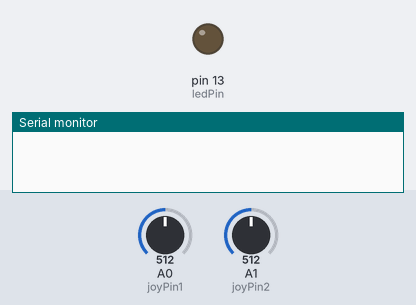
A sketch run on a simulated Arduino Uno, built with avr-gcc and run on an emulated ATmega328P. Parts: output pins drawn as LEDs (lit = HIGH), the last lines printed to the serial monitor. Inputs (shaded band) come from the test bench; at power-on: A0 (joyPin1) = 512, A1 (joyPin2) = 512.

Above: at 1.2 s.
1.3 s: A0 (joyPin1) set to 556
2.9 s: A0 (joyPin1) set to 577
At 3.6 s:
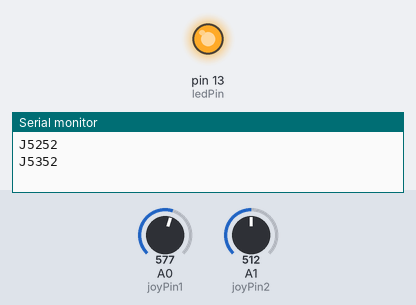
4.5 s: A0 (joyPin1) set to 511
At 4.9 s:
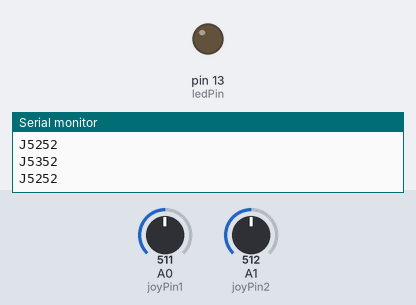
6.1 s: A0 (joyPin1) set to 468
7.6 s: A0 (joyPin1) set to 448
At 8.7 s:
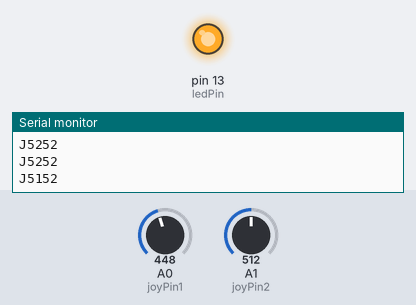
Timing chart, 0 to 10.1 s (numbered marks = the images above; inputs shaded):
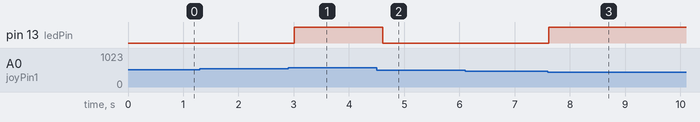

Measured:
- the behaviour switches between 568 and 569 on A0 (joyPin1) (found by bisection; images 0 and 1)
- the behaviour switches between 456 and 455 on A0 (joyPin1) (found by bisection; images 2 and 3)
- after the input at 2.9 s, pin 13 (ledPin): LOW → HIGH after 0.11 s
- after the input at 4.5 s, pin 13 (ledPin): HIGH → LOW after 0.11 s
- after the input at 7.6 s, pin 13 (ledPin): LOW → HIGH at once

The sketch:

led_joystick.ino
```cpp
 int ledPin = 13;
 int joyPin1 = 0;                 // slider variable connecetd to analog pin 0
 int joyPin2 = 1;                 // slider variable connecetd to analog pin 1
 int value1 = 0;                  // variable to read the value from the analog pin 0
 int value2 = 0;                  // variable to read the value from the analog pin 1
 int value1_2 = 0;
 int value2_2 = 0;

 void setup() {
  pinMode(ledPin, OUTPUT);              // initializes digital pins 0 to 7 as outputs
  Serial.begin(9600);
 }

 int treatValue(int data) {
  return (data * 9 / 1024) + 48;
 }

 void loop() {
  // reads the value of the variable resistor
  value1 = analogRead(joyPin1);
  value2 = analogRead(joyPin2);

  // this small pause is needed between reading
  // analog pins, otherwise we get the same value twice
  delay(200);
  // reads the value of the variable resistor
  value1_2 = analogRead(joyPin1);
  value2_2 = analogRead(joyPin2);
  if(value1_2 != value1 || value2_2 != value2)
  {
  Serial.print('J');
  Serial.print(treatValue(value1_2));
  Serial.println(treatValue(value2_2));
  }
  if(treatValue(value1_2) != 52 || treatValue(value2_2) != 52) {
    digitalWrite(ledPin, HIGH);
  }
  else{
    digitalWrite(ledPin, LOW);
  }

 }
```
